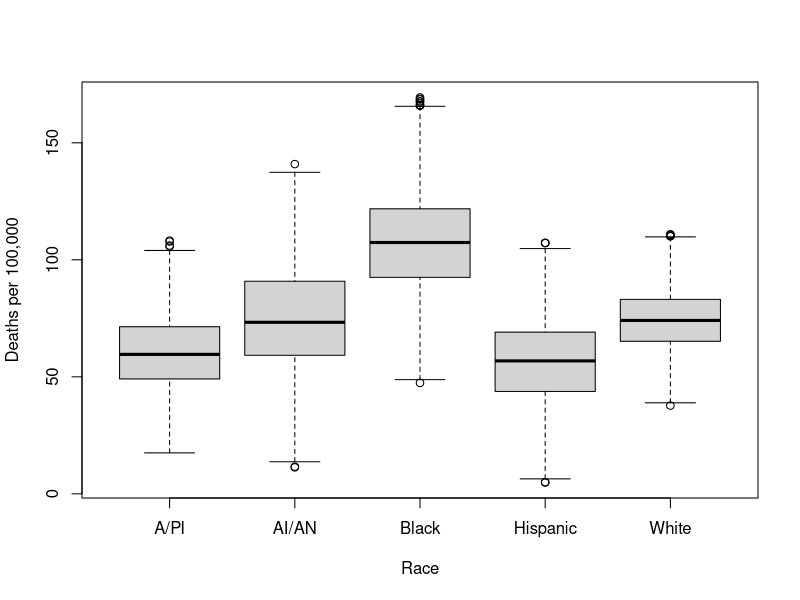
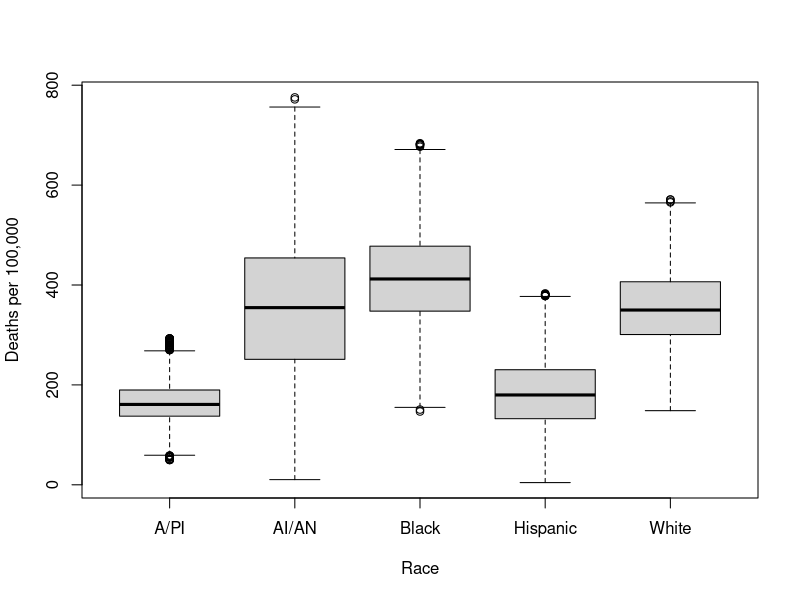

Here is the R script that generated these plots, in order:
remove_outliers <- function(x, na.rm = TRUE, ...) {
  qnt <- quantile(x, probs=c(.25, .75), na.rm = na.rm, ...)
  H <- 1.5 * IQR(x, na.rm = na.rm)
  y <- x
  y[x < (qnt[1] - H)] <- NA
  y[x > (qnt[2] + H)] <- NA
  y
}
#READ IN DATA AND CLEAN NAMES
#################################################################
heartData <- read.csv("heart_updated.csv")
strokeData <- read.csv("stroke_updated.csv")

strokeData[strokeData == "American Indian and Alaskan Native"] <- "AI/AN"
strokeData[strokeData == "Asian and Pacific Islander"] <- "A/PI"
heartData[heartData == "American Indian and Alaskan Native"] <- "AI/AN"
heartData[heartData == "Asian and Pacific Islander"] <- "A/PI"

#SUBSETTING DATA FOR OUTLIER REMOVAL
#################################################################
whiteheartData = subset(x = heartData, subset = Race.Ethnicity == "White")
whitestrokeData = subset(x = strokeData, subset = Race.Ethnicity == "White")
BlackheartData = subset(x = heartData, subset = Race.Ethnicity == "Black")
BlackstrokeData = subset(x = strokeData, subset = Race.Ethnicity == "Black")
APIheartData = subset(x = heartData, subset = Race.Ethnicity == "A/PI")
APIstrokeData = subset(x = strokeData, subset = Race.Ethnicity == "A/PI")
HispanicheartData = subset(x = heartData, subset = Race.Ethnicity == "Hispanic")
HispanicstrokeData = subset(x = strokeData, subset = Race.Ethnicity == "Hispanic")
AIANheartData = subset(x = heartData, subset = Race.Ethnicity == "AI/AN")
AIANstrokeData = subset(x = strokeData, subset = Race.Ethnicity == "AI/AN")

#REMOVING OUTLIERS
#################################################################
whiteheartData$Deaths.per.100.000 <- remove_outliers(whiteheartData$Deaths.per.100.000)
whitestrokeData$Deaths.per.100.000 <- remove_outliers(whitestrokeData$Deaths.per.100.000)
whitestrokeData <- na.omit(whitestrokeData)
whiteheartData <- na.omit(whiteheartData) 

BlackheartData$Deaths.per.100.000 <- remove_outliers(BlackheartData$Deaths.per.100.000)
BlackstrokeData$Deaths.per.100.000 <- remove_outliers(BlackstrokeData$Deaths.per.100.000)
BlackheartData <- na.omit(BlackheartData) 
BlackstrokeData <- na.omit(BlackstrokeData) 

APIheartData$Deaths.per.100.000 <- remove_outliers(APIheartData$Deaths.per.100.000)
APIstrokeData$Deaths.per.100.000 <- remove_outliers(APIstrokeData$Deaths.per.100.000)
APIheartData <- na.omit(APIheartData)
APIstrokeData <- na.omit(APIstrokeData)

HispanicheartData$Deaths.per.100.000 <- remove_outliers(HispanicheartData$Deaths.per.100.000)
HispanicstrokeData$Deaths.per.100.000 <- remove_outliers(HispanicstrokeData$Deaths.per.100.000)
HispanicstrokeData <- na.omit(HispanicstrokeData) 
HispanicheartData <- na.omit(HispanicheartData)

AIANheartData$Deaths.per.100.000 <- remove_outliers(AIANheartData$Deaths.per.100.000)
AIANstrokeData$Deaths.per.100.000 <- remove_outliers(AIANstrokeData$Deaths.per.100.000)
AIANheartData <- na.omit(AIANheartData) 
AIANstrokeData <- na.omit(AIANstrokeData) 

#MERGING DATA
#################################################################
mergedheartData <- rbind(whiteheartData,BlackheartData, APIheartData, HispanicheartData, AIANheartData)
mergedstrokeData <- rbind(whitestrokeData,BlackstrokeData, APIstrokeData, HispanicstrokeData, AIANstrokeData)
#STATISTICAL TESTING MODEL
#################################################################
#Data_aovmodel <- aov(Stroke_DataClean$avg_glucose_level~Stroke_DataClean$smoking_status)
#Data_aovmodel
#summary(Data_aovmodel)

#################################################################
#ANOVA TEST

# Hypotheses from Mean Model
# H_0: mu_A/PI = mu_AI/AN = mu_Black = mu_Hispanic = mu_White
# H_1: at least one of the means is different

# ANOVA method
dataAnova <- aov(mergedheartData$Deaths.per.100.000 ~ mergedheartData$Race.Ethnicity)
dataAnova2 <- aov(mergedstrokeData$Deaths.per.100.000 ~ mergedstrokeData$Race.Ethnicity)
summary(dataAnova)
summary(dataAnova2)
# p-value is small for both tests, reject H_0.  
# Conclude at least one mean is different statistically. There is a significant
# difference in the mortality trend between races.

#################################################################
#Additional Exploratory Data Analysis
par(mfrow = c(1,1)) #can adjust this for 1,1 for individual view
boxplot(mergedstrokeData$Deaths.per.100.000 ~ mergedstrokeData$Race.Ethnicity, xlab = "Race"
        , ylab = "Deaths per 100,000")
boxplot(mergedheartData$Deaths.per.100.000 ~ mergedheartData$Race.Ethnicity, xlab = "Race"
        , ylab = "Deaths per 100,000")
#Boxplots to distinguish outliers and present visualization on significant
#differences between multiple race/ethnicities

case.vector = tapply(mergedheartData$Deaths.per.100.000, mergedheartData$Race.Ethnicity, sum)
case.vector2 = tapply(mergedstrokeData$Deaths.per.100.000, mergedstrokeData$Race.Ethnicity, sum)

case.vector #Total number of deaths for this year from heart disease
case.vector2

aggregate(mergedheartData$Deaths.per.100.000, list(mergedheartData$Race.Ethnicity), FUN=mean) #Average number of deaths
aggregate(mergedstrokeData$Deaths.per.100.000, list(mergedstrokeData$Race.Ethnicity), FUN=mean)
